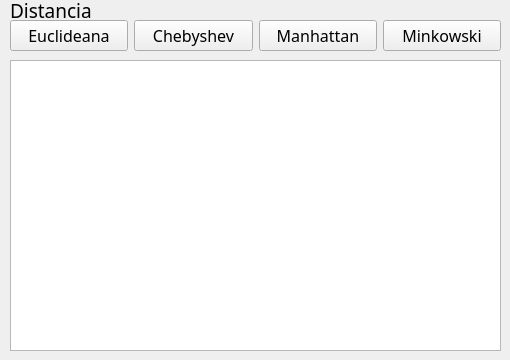
       <widget class="QWidget" name="page_4">
        <widget class="QLabel" name="label_6">
         <property name="geometry">
          <rect>
           <x>10</x>
           <y>0</y>
           <width>81</width>
           <height>21</height>
          </rect>
         </property>
         <property name="font">
          <font>
           <family>Bodoni MT</family>
           <pointsize>14</pointsize>
          </font>
         </property>
         <property name="text">
          <string>Distancias</string>
         </property>
        </widget>
        <widget class="QWidget" name="widget_5" native="true">
         <property name="geometry">
          <rect>
           <x>10</x>
           <y>60</y>
           <width>491</width>
           <height>291</height>
          </rect>
         </property>
         <layout class="QGridLayout" name="gridLayout_3">
          <item row="0" column="0">
           <widget class="QTableWidget" name="tableWidget_2"/>
          </item>
         </layout>
        </widget>
        <widget class="QWidget" name="widget_18" native="true">
         <property name="geometry">
          <rect>
           <x>10</x>
           <y>10</y>
           <width>491</width>
           <height>51</height>
          </rect>
         </property>
         <layout class="QHBoxLayout" name="horizontalLayout_8">
          <item>
           <widget class="QPushButton" name="Euclideana">
            <property name="font">
             <font>
              <family>Bodoni MT</family>
              <pointsize>12</pointsize>
             </font>
            </property>
            <property name="text">
             <string>Euclideana</string>
            </property>
            <property name="icon">
             <iconset resource="resources.qrc">
              <normaloff>:/purple_icons/assets/purple/trello.svg</normaloff>:/purple_icons/assets/purple/trello.svg</iconset>
            </property>
           </widget>
          </item>
          <item>
           <widget class="QPushButton" name="Chebyshev">
            <property name="font">
             <font>
              <family>Bodoni MT</family>
              <pointsize>12</pointsize>
             </font>
            </property>
            <property name="text">
             <string>Chebyshev</string>
            </property>
            <property name="icon">
             <iconset resource="resources.qrc">
              <normaloff>:/purple_icons/assets/purple/trello.svg</normaloff>:/purple_icons/assets/purple/trello.svg</iconset>
            </property>
           </widget>
          </item>
          <item>
           <widget class="QPushButton" name="Manhattan">
            <property name="font">
             <font>
              <family>Bodoni MT</family>
              <pointsize>12</pointsize>
             </font>
            </property>
            <property name="text">
             <string>Manhattan</string>
            </property>
            <property name="icon">
             <iconset resource="resources.qrc">
              <normaloff>:/purple_icons/assets/purple/trello.svg</normaloff>:/purple_icons/assets/purple/trello.svg</iconset>
            </property>
           </widget>
          </item>
          <item>
           <widget class="QPushButton" name="Minkowski">
            <property name="font">
             <font>
              <family>Bodoni MT</family>
              <pointsize>12</pointsize>
             </font>
            </property>
            <property name="text">
             <string>Minkowski</string>
            </property>
            <property name="icon">
             <iconset resource="resources.qrc">
              <normaloff>:/purple_icons/assets/purple/trello.svg</normaloff>:/purple_icons/assets/purple/trello.svg</iconset>
            </property>
           </widget>
          </item>
         </layout>
        </widget>
       </widget>
